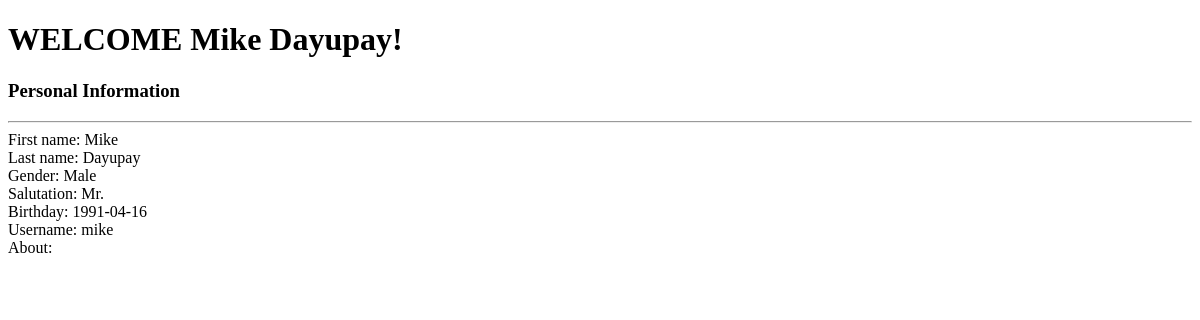
The app's page /otheruserprofile.php?user_id=1, older data.
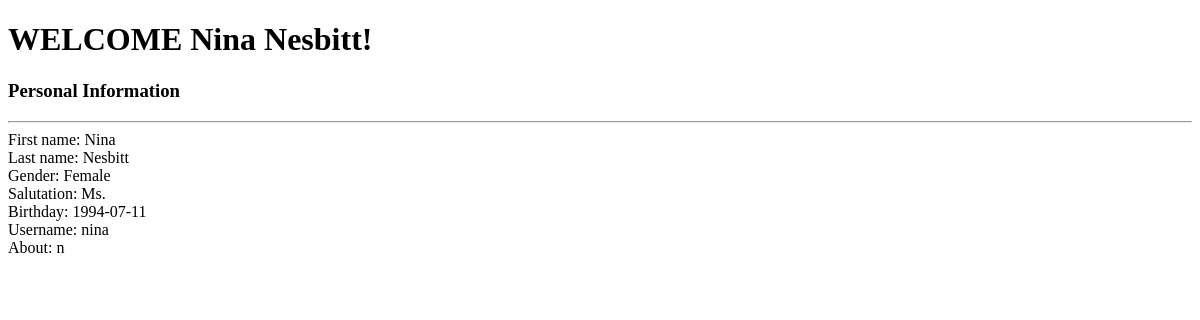
The same page, newer data.
### tables this page shows
CREATE TABLE IF NOT EXISTS `userdb` (
`user_id` int(11) NOT NULL,
  `first_name` varchar(50) NOT NULL,
  `last_name` varchar(50) NOT NULL,
  `male` tinyint(1) NOT NULL,
  `salutation` varchar(11) NOT NULL,
  `bday` date NOT NULL,
  `username` varchar(50) NOT NULL,
  `password` varchar(50) NOT NULL,
  `about` longtext NOT NULL,
  `admin` tinyint(1) NOT NULL,
  `date_joined` date NOT NULL
);

### otheruserprofile.php (the view, shortened to what this page needs)
<?php
  $sql = "SELECT * FROM userdb WHERE user_id = " . $_GET["user_id"];
  $rs = mysql_query($sql);
  $row = mysql_fetch_array($rs);
?>
<!DOCTYPE html>
<html>
  <head>
  </head>
  <body>
    <header>
      <h1>WELCOME <?php echo $row[1] . " " . $row[2] ?>!</h1>
    </header>
    <div class="container">
      <h3>Personal Information</h3>
      <hr />
        <?php echo "First name: " . $row[1] . "<br>";
        echo "Last name: " . $row[2] . "<br>";
        if ($row[3] == 1) {
         echo "Gender: Male<br>";
        } else {
         echo "Gender: Female<br>";
        }
        echo "Salutation: " . $row[4] . "<br>";
        echo "Birthday: " . $row[5] . "<br>";
        echo "Username: " . $row[6] . "<br>";
        echo "About: " . $row[8];
        ?>
    </div>
  </body>
</html>

Row changes from the older to the newer data that the page shows:
changed userdb: first_name "Mike" → "Nina"; last_name "Dayupay" → "Nesbitt"; salutation "Mr." → "Ms."; bday "1991-04-16" → "1994-07-11"; username "mike" → "nina"; about (not shown) → "n"
Text that changed along with them:
text no longer shown: "Gender: Male"
text now shown: "Gender: Female"
